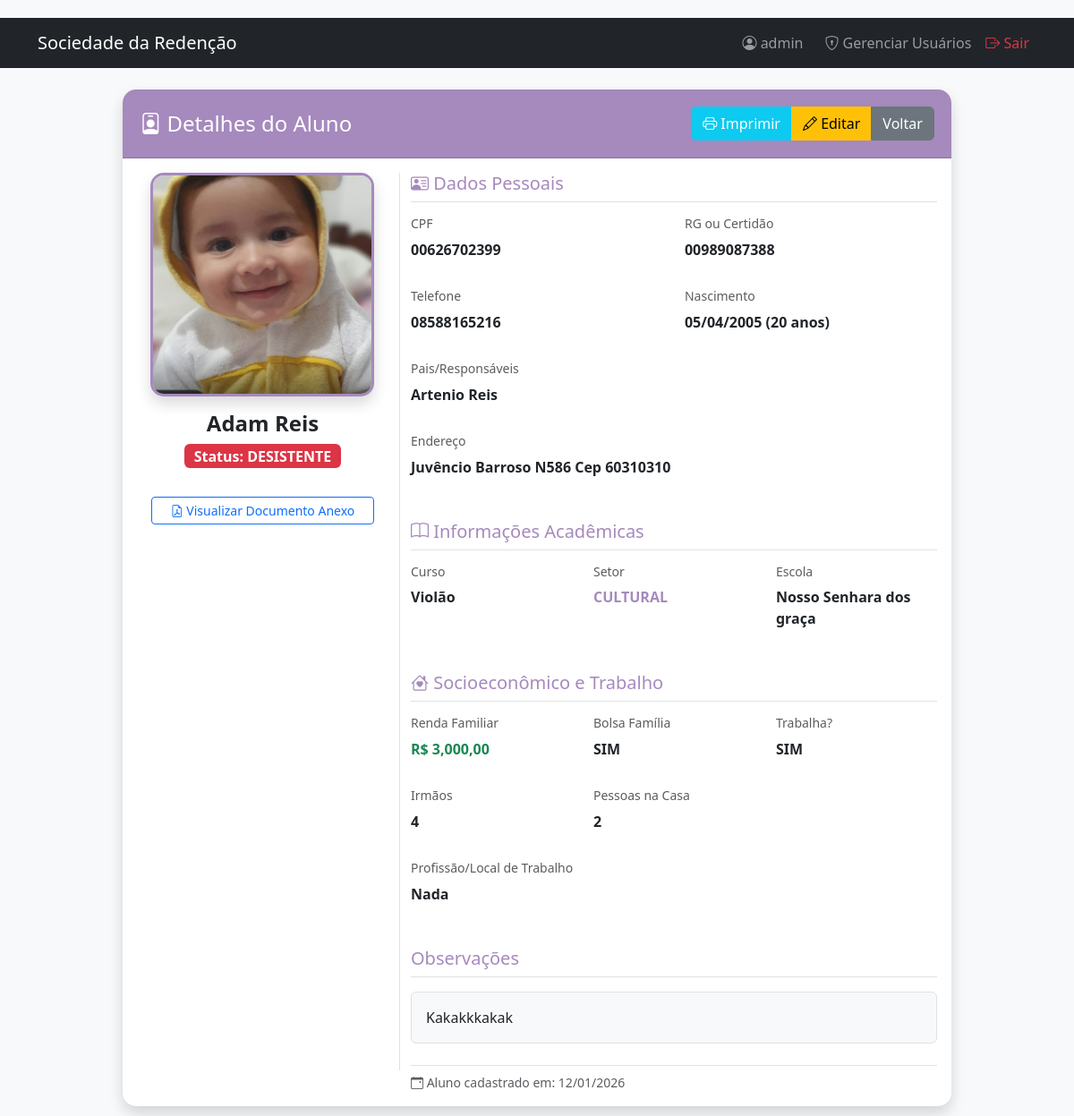
Page /visualizar/2 (signed in) on the committed database.
### models.py (models this page shows, shortened)
class Aluno(db.Model):
    id = db.Column(db.Integer, primary_key=True)
    foto = db.Column(db.String(200), nullable=True)
    documento = db.Column(db.String(200), nullable=True)
    nome_completo = db.Column(db.String(100), nullable=False)
    cpf = db.Column(db.String(14), nullable=True)
    rg_certidao = db.Column(db.String(50), nullable=True)  # Novo campo
    telefone = db.Column(db.String(20), nullable=True)
    data_nascimento = db.Column(db.Date, nullable=False)
    idade = db.Column(db.Integer, nullable=False)
    nome_pais = db.Column(db.String(100), nullable=False)
    curso = db.Column(db.String(100), nullable=False)
    setor = db.Column(db.String(20), nullable=False)
    endereco = db.Column(db.String(200), nullable=False)
    escola = db.Column(db.String(100), nullable=False)
    trabalho_ficha_adulto = db.Column(db.Boolean, default=False)
    nome_trabalho_profissao = db.Column(db.String(100), nullable=True)
    bolsa_familia = db.Column(db.Boolean, default=False)
    irmaos = db.Column(db.Integer, default=0)
    renda_familiar = db.Column(db.Float, nullable=False)
    pessoas_residencia = db.Column(db.Integer, nullable=False)
    desistencia = db.Column(db.String(10), default='NÃO')
    observacao = db.Column(db.Text, nullable=True)
    data_cadastro = db.Column(db.DateTime, default=datetime.utcnow)

### app.py (the view)
@app.route('/visualizar/<int:id>')
@login_required
def visualizar(id):
    aluno = Aluno.query.get_or_404(id)
    return render_template('visualizar.html', aluno=aluno)

### app.py (called while the page is built)
def login_required(f):
    @wraps(f)
    def decorated_function(*args, **kwargs):
        if 'logged_in' not in session:
            return redirect(url_for('login'))
        return f(*args, **kwargs)
    return decorated_function

@app.context_processor
def utility_processor():
    def format_currency(value):
        return f"R$ {value:,.2f}".replace('.', ',') if value is not None else "R$ 0,00"
    def format_date(value):
        return value.strftime('%d/%m/%Y') if value else ""
    def format_boolean(value):
        return "SIM" if value else "NÃO"
    return dict(format_currency=format_currency, format_date=format_date, format_boolean=format_boolean, now=datetime.now())

### templates/visualizar.html
{% extends "base.html" %}
{% block content %}
<div class="row justify-content-center">
    <div class="col-lg-10">
        <div class="card shadow">
            <div class="card-header d-flex justify-content-between align-items-center">
                <h4 class="mb-0"><i class="bi bi-person-badge"></i> Detalhes do Aluno</h4>
                <div class="btn-group">
                    <a href="{{ url_for('imprimir', id=aluno.id) }}" class="btn btn-info text-white"><i class="bi bi-printer"></i> Imprimir</a>
                    <a href="{{ url_for('editar', id=aluno.id) }}" class="btn btn-warning"><i class="bi bi-pencil"></i> Editar</a>
                    <a href="{{ url_for('index') }}" class="btn btn-secondary">Voltar</a>
                </div>
            </div>
            <div class="card-body">
                <div class="row">
                    <div class="col-md-4 text-center mb-4 border-end">
                        {% if aluno.foto %}
                            <img src="{{ url_for('uploaded_file', filename=aluno.foto) }}" class="aluno-foto mb-3 shadow" style="width: 250px; height: 250px; border-radius: 15px; object-fit: cover;">
                        {% else %}
                            <div class="aluno-foto bg-secondary d-flex align-items-center justify-content-center mx-auto mb-3" style="width: 250px; height: 250px; border-radius: 15px;">
                                <i class="bi bi-person-fill text-white" style="font-size: 5rem;"></i>
                            </div>
                        {% endif %}
                        <h4 class="fw-bold">{{ aluno.nome_completo }}</h4>
                        <p class="badge {{ 'bg-danger' if aluno.desistencia == 'SIM' else 'bg-success' }} fs-6">
                            Status: {{ 'DESISTENTE' if aluno.desistencia == 'SIM' else 'ATIVO' }}
                        </p>
                        {% if aluno.documento %}
                        <div class="mt-3 px-3">
                            <a href="{{ url_for('uploaded_file', filename=aluno.documento) }}" target="_blank" class="btn btn-outline-primary btn-sm w-100">
                                <i class="bi bi-file-earmark-pdf"></i> Visualizar Documento Anexo
                            </a>
                        </div>
                        {% else %}
                        <div class="mt-3 px-3">
                            <button class="btn btn-outline-secondary btn-sm w-100" disabled>
                                <i class="bi bi-file-earmark-x"></i> Sem Documento Anexo
                            </button>
                        </div>
                        {% endif %}
                    </div>
                    <div class="col-md-8">
                        <h5 class="border-bottom pb-2 mb-3 text-primary"><i class="bi bi-person-vcard"></i> Dados Pessoais</h5>
                        <div class="row">
                            <div class="col-md-6 mb-3"><h6 class="text-muted small">CPF</h6><p class="fw-bold">{{ aluno.cpf or 'Não informado' }}</p></div>
                            <div class="col-md-6 mb-3"><h6 class="text-muted small">RG ou Certidão</h6><p class="fw-bold">{{ aluno.rg_certidao or 'Não informado' }}</p></div>
                            <div class="col-md-6 mb-3"><h6 class="text-muted small">Telefone</h6><p class="fw-bold">{{ aluno.telefone or 'Não informado' }}</p></div>
                            <div class="col-md-6 mb-3"><h6 class="text-muted small">Nascimento</h6><p class="fw-bold">{{ format_date(aluno.data_nascimento) }} ({{ aluno.idade }} anos)</p></div>
                            <div class="col-md-12 mb-3"><h6 class="text-muted small">Pais/Responsáveis</h6><p class="fw-bold">{{ aluno.nome_pais }}</p></div>
                            <div class="col-md-12 mb-3"><h6 class="text-muted small">Endereço</h6><p class="fw-bold">{{ aluno.endereco }}</p></div>
                        </div>
                        <h5 class="border-bottom pb-2 mb-3 mt-3 text-primary"><i class="bi bi-book"></i> Informações Acadêmicas</h5>
                        <div class="row">
                            <div class="col-md-4 mb-3"><h6 class="text-muted small">Curso</h6><p class="fw-bold">{{ aluno.curso }}</p></div>
                            <div class="col-md-4 mb-3"><h6 class="text-muted small">Setor</h6><p class="fw-bold text-primary">{{ aluno.setor }}</p></div>
                            <div class="col-md-4 mb-3"><h6 class="text-muted small">Escola</h6><p class="fw-bold">{{ aluno.escola }}</p></div>
                        </div>
                        <h5 class="border-bottom pb-2 mb-3 mt-3 text-primary"><i class="bi bi-house-heart"></i> Socioeconômico e Trabalho</h5>
                        <div class="row">
                            <div class="col-md-4 mb-3"><h6 class="text-muted small">Renda Familiar</h6><p class="fw-bold text-success">{{ format_currency(aluno.renda_familiar) }}</p></div>
                            <div class="col-md-4 mb-3"><h6 class="text-muted small">Bolsa Família</h6><p class="fw-bold">{{ format_boolean(aluno.bolsa_familia) }}</p></div>
                            <div class="col-md-4 mb-3"><h6 class="text-muted small">Trabalha?</h6><p class="fw-bold">{{ format_boolean(aluno.trabalho_ficha_adulto) }}</p></div>
                            <div class="col-md-4 mb-3"><h6 class="text-muted small">Irmãos</h6><p class="fw-bold">{{ aluno.irmaos }}</p></div>
                            <div class="col-md-4 mb-3"><h6 class="text-muted small">Pessoas na Casa</h6><p class="fw-bold">{{ aluno.pessoas_residencia }}</p></div>
                            <div class="col-md-12 mb-3"><h6 class="text-muted small">Profissão/Local de Trabalho</h6><p class="fw-bold">{{ aluno.nome_trabalho_profissao or '---' }}</p></div>
                        </div>
                        {% if aluno.observacao %}
                        <h5 class="border-bottom pb-2 mb-3 mt-3 text-primary">Observações</h5>
                        <div class="p-3 bg-light rounded border">{{ aluno.observacao }}</div>
                        {% endif %}
                        <div class="mt-4 text-muted small border-top pt-2">
                            <i class="bi bi-calendar-event"></i> Aluno cadastrado em: {{ format_date(aluno.data_cadastro) }}
                        </div>
                    </div>
                </div>
            </div>
        </div>
    </div>
</div>
{% endblock %}

### static/css/style.css (style rules this page uses)
:root { --primary-color: #a689bd; --secondary-color: #2d2d2d; --success-color: #28a745; --info-color: #17a2b8; --warning-color: #ffc107; --danger-color: #dc3545; --light-color: #f8f9fa; --dark-color: #2d2d2d; }
body { background-color: #f8f9fa; font-family: 'Segoe UI', Tahoma, Geneva, Verdana, sans-serif; padding-top: 20px; }
.card { border: none; box-shadow: 0 0 25px rgba(0,0,0,0.06); border-radius: 15px; margin-bottom: 25px; }
.card-header { background-color: var(--primary-color); color: white; border-radius: 15px 15px 0 0 !important; padding: 1.2rem; font-weight: 600; }
.aluno-foto { width: 65px; height: 65px; object-fit: cover; border-radius: 50%; border: 3px solid var(--primary-color); background-color: #fff; }
.aluno-foto.mb-3 { width: 200px; height: 200px; border-radius: 15px; }
.text-primary { color: var(--primary-color) !important; }
.border-end { border-right: 1px solid #dee2e6 !important; }

### rows in the picture
Aluno: foto (picture), nome_completo "Adam Reis", desistencia "DESISTENTE", cpf "00626702399", rg_certidao "00989087388", telefone "08588165216", data_nascimento "05/04/2005", idade "20", nome_pais "Artenio Reis", endereco "Juvêncio Barroso N586 Cep 60310310", curso "Violão", setor "CULTURAL", escola "Nosso Senhara dos graça", renda_familiar "R$ 3,000,00", bolsa_familia "SIM", trabalho_ficha_adulto "SIM", irmaos "4", pessoas_residencia "2", nome_trabalho_profissao "Nada", observacao "Kakakkkakak", data_cadastro "12/01/2026"

### other values in the picture
{{ session.username }} "admin"
